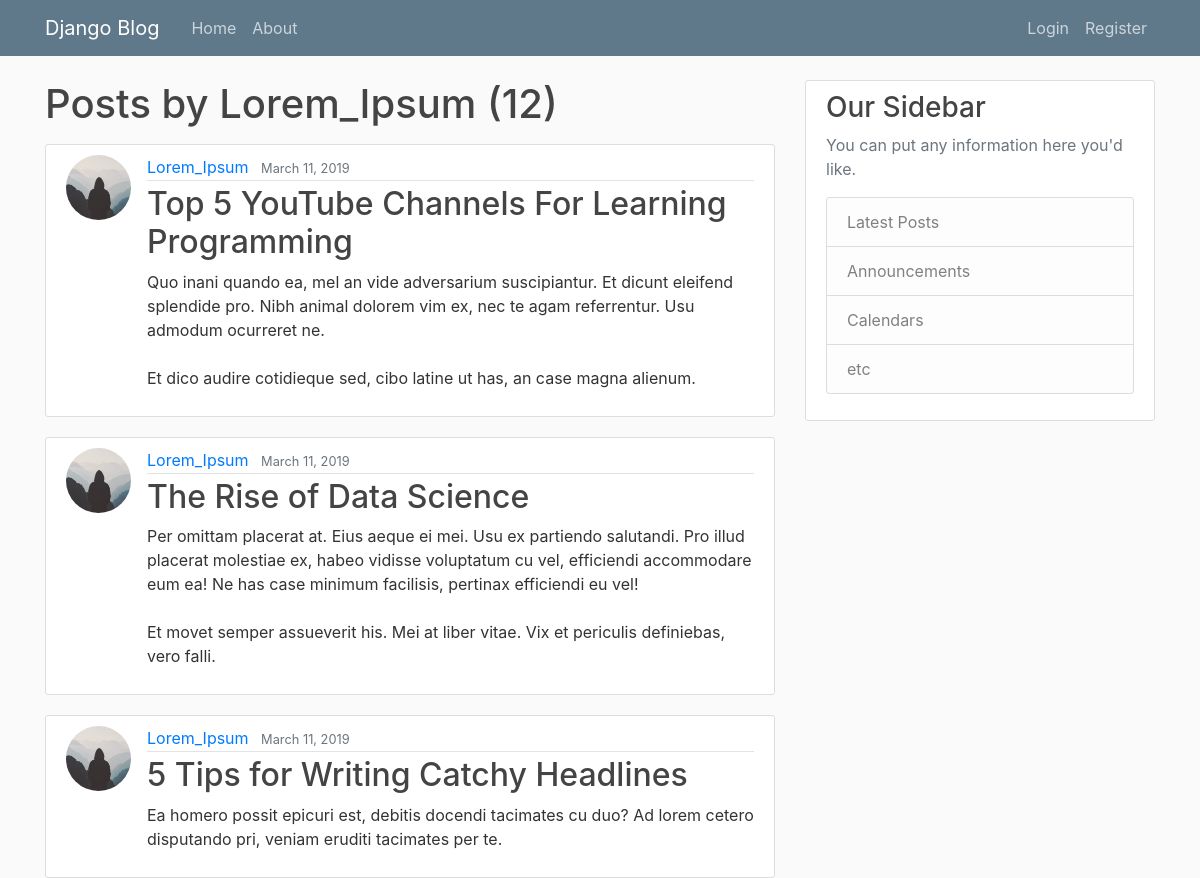
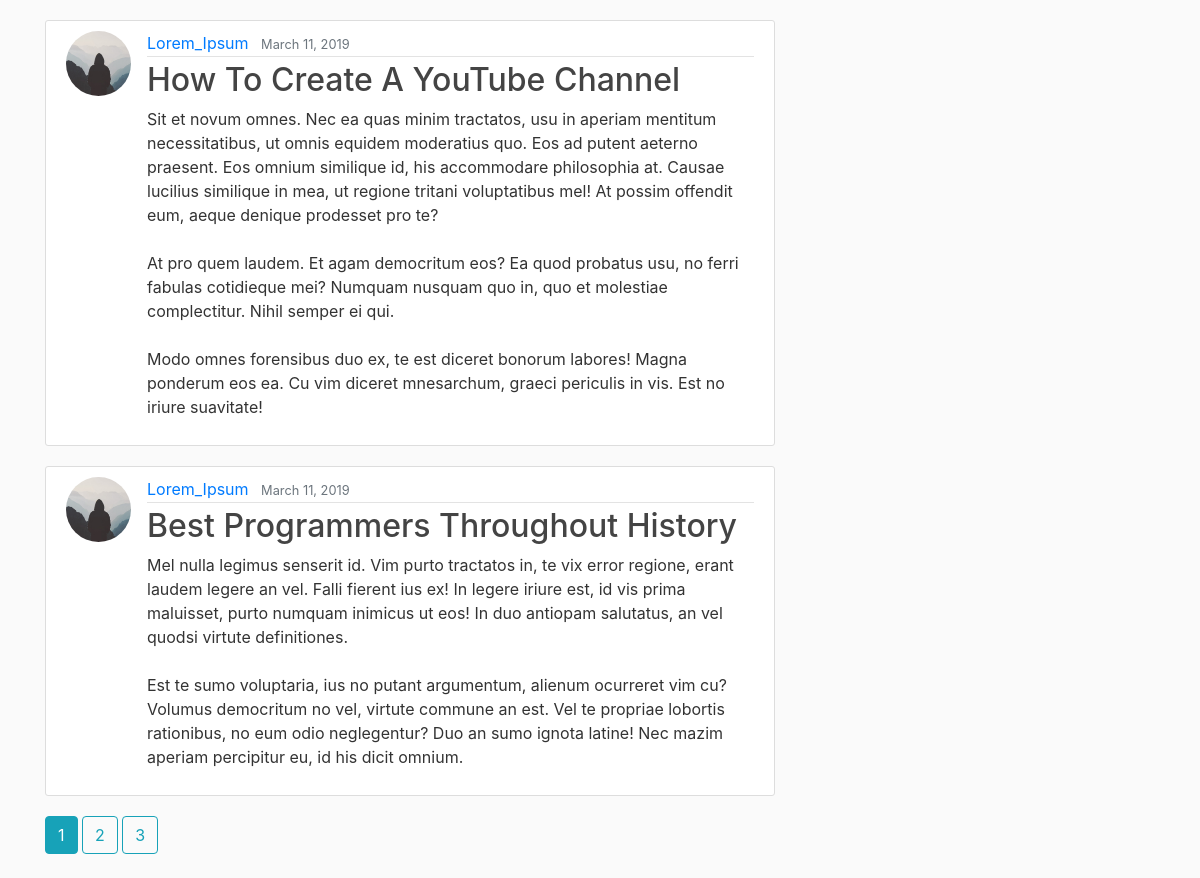
Page /user/Lorem_Ipsum/ on the committed database (2 pictures, top to bottom).
### blog/models.py (models this page shows, shortened)
class Post(models.Model):
    title = models.CharField(max_length=100)
    content = models.TextField()
    date = models.DateTimeField(default=timezone.now) # Use auto_now=True for modifying date every time the post is updated(better for a field like last_modified).auto_now_add=True for seeting immutable date_created field.
    author = models.ForeignKey(User, on_delete= models.CASCADE) # User is the related table. CASCADE=deleting post when user is deleted

### users/models.py (models this page shows, shortened)
class Profile(models.Model):
    user = models.OneToOneField(User, on_delete = models.CASCADE) # this user is the one attached to the profile.
    image = models.ImageField(default = 'default.jpg', upload_to='profile_pics')

### blog/views.py (the view)
# urls.py: path('user/<str:username>/', UserPostListView.as_view(), name='user-posts'),
class UserPostListView(ListView):
    model = Post
    template_name = 'blog/user_posts.html'
    context_object_name = 'posts'
    ordering = ['-date']
    paginate_by = 5
    def get_queryset(self): # To access things stored in URL and use them
        user = get_object_or_404(User, username = self.kwargs['username'])
        return Post.objects.filter(author = user).order_by('-date')

### blog/templates/blog/user_posts.html (shortened to what this page needs)
{% extends 'blog/base.html' %}
{% block content %}
    <h1 class = 'mb-3'>Posts by {{ view.kwargs.username }} ({{ page_obj.paginator.count }})</h1>
    {% for post in posts %}
        <article class="media content-section">
            <img class='rounded-circle article-img' src='{{ post.author.profile.image.url }}'>
            <div class="media-body">
              <div class="article-metadata">
                <a class="mr-2" href="{% url 'user-posts' post.author %}">{{ post.author }}</a>
                <small class="text-muted">{{ post.date|date:"F d, Y" }}</small>
              </div>
              <h2><a class="article-title" href="{% url 'post-detail' post.id %}">{{ post.title }}</a></h2>
              <p class="article-content">{{ post.content }}</p>
            </div>
          </article>
    {% endfor %}
    {% if is_paginated %}
          {% for num in page_obj.paginator.page_range %}
            {% if num == page_obj.number %}
              <a class='btn btn-info mb-4'href='?page={{ num }}'>{{ num}}</a>
            {% elif num > page_obj.number|add:'-3' and num < page_obj.number|add:'3' %}
              <a class='btn btn-outline-info mb-4'href='?page={{ num }}'>{{ num }}</a>
            {% endif %}
          {% endfor %}
    {% endif %}
{% endblock content %}

### blog/templates/blog/base.html (shortened to what this page needs)
{% load static %}
<!DOCTYPE html>
<head>
    <link rel="stylesheet" href="https://stackpath.bootstrapcdn.com/bootstrap/4.3.1/css/bootstrap.min.css">
    <link rel="stylesheet" href=" {% static 'blog/main.css' %}">
</head>
<html>
    <main role="main" class="container">
            <div class="row">
                <div class="col-md-8">
                {% block content %}{% endblock %}
                </div>
                <div class="col-md-4">
                <div class="content-section">
                    <h3>Our Sidebar</h3>
                    <p class='text-muted'>You can put any information here you'd like.
                    <ul class="list-group">
                        <li class="list-group-item list-group-item-light">Latest Posts</li>
                        <li class="list-group-item list-group-item-light">Announcements</li>
                        <li class="list-group-item list-group-item-light">Calendars</li>
                        <li class="list-group-item list-group-item-light">etc</li>
                    </ul>
                    </p>
                </div>
            </div>
        </div>
    </main>
    <body>
            <header class="site-header">
                <nav class="navbar navbar-expand-md navbar-dark bg-steel fixed-top">
                    <div class="container">
                    <a class="navbar-brand mr-4" href="{% url 'blog-home' %}">Django Blog</a>
                        <div class="collapse navbar-collapse" id="navbarToggle">
                            <div class="navbar-nav mr-auto">
                                <a class="nav-item nav-link" href="{% url 'blog-home' %}">Home</a>
                                <a class="nav-item nav-link" href="{% url 'blog-about' %}">About</a>
                            </div>
                            <div class="navbar-nav">
                                {% if user.is_authenticated %}
                                    <a class="nav-item nav-link" href="{% url 'post-new' %}">New Post</a>
                                    <a class="nav-item nav-link" href="{% url 'profile' %}">Profile</a>
                                    <a class="nav-item nav-link" href="{% url 'logout' %}">Logout</a>
                                {% else %}
                                    <a class="nav-item nav-link" href="{% url 'login' %}">Login</a>
                                    <a class="nav-item nav-link" href="{% url 'register' %}">Register</a>
                                {% endif%}
                            </div>
                        </div>
                    </div>
                </nav>
            </header>
    </body>
</html>

### blog/static/blog/main.css (style rules this page uses)
body { background: #fafafa; color: #333333; margin-top: 5rem; }
h1, h2, h3, h4, h5, h6 { color: #444444; }
ul { margin: 0; }
.bg-steel { background-color: #5f788a; }
.site-header .navbar-nav .nav-link { color: #cbd5db; }
.content-section { background: #ffffff; padding: 10px 20px; border: 1px solid #dddddd; border-radius: 3px; margin-bottom: 20px; }
.article-title { color: #444444; }
.article-content { white-space: pre-line; }
.article-img { height: 65px; width: 65px; margin-right: 16px; }
.article-metadata { padding-bottom: 1px; margin-bottom: 4px; border-bottom: 1px solid #e3e3e3 }

### rows in the picture
Post: author.profile.image (placeholder picture), author "Lorem_Ipsum", date "March 11, 2019", title "Top 5 YouTube Channels For Learning Programming", content "Quo inani quando ea, mel an vide adversarium suscipiantur. Et dicunt eleifend splendide pro. Nibh animal dolorem vim ex, nec te agam referrentur. Usu admodum ocurreret ne. Et dico audire cotidieque sed, cibo latine ut has, an case magna alienum."
Post: author.profile.image (placeholder picture), author "Lorem_Ipsum", date "March 11, 2019", title "The Rise of Data Science", content "Per omittam placerat at. Eius aeque ei mei. Usu ex partiendo salutandi. Pro illud placerat molestiae ex, habeo vidisse voluptatum cu vel, efficiendi accommodare eum ea! Ne has case minimum facilisis, pertinax efficiendi eu vel! Et movet semper assueverit his. Mei at liber vitae. Vix et periculis definiebas, vero falli."
Post: author.profile.image (placeholder picture), author "Lorem_Ipsum", date "March 11, 2019", title "5 Tips for Writing Catchy Headlines", content "Ea homero possit epicuri est, debitis docendi tacimates cu duo? Ad lorem cetero disputando pri, veniam eruditi tacimates per te."
Post: author.profile.image (placeholder picture), author "Lorem_Ipsum", date "March 11, 2019", title "How To Create A YouTube Channel", content "Sit et novum omnes. Nec ea quas minim tractatos, usu in aperiam mentitum necessitatibus, ut omnis equidem moderatius quo. Eos ad putent aeterno praesent. Eos omnium similique id, his accommodare philosophia at. Causae lucilius similique in mea, ut regione tritani voluptatibus mel! At possim offendit eum, aeque denique prodesset pro te? At pro quem laudem. Et agam democritum eos? Ea quod probatus usu, no ferri fabulas cotidieque mei? Numquam nusquam quo in, quo et molestiae complectitur. Nihil semper ei qui. Modo omnes forensibus duo ex, te est diceret bonorum labores! Magna ponderum eos ea. Cu vim diceret mnesarchum, graeci periculis in vis. Est no iriure suavitate!"
Post: author.profile.image (placeholder picture), author "Lorem_Ipsum", date "March 11, 2019", title "Best Programmers Throughout History", content "Mel nulla legimus senserit id. Vim purto tractatos in, te vix error regione, erant laudem legere an vel. Falli fierent ius ex! In legere iriure est, id vis prima maluisset, purto numquam inimicus ut eos! In duo antiopam salutatus, an vel quodsi virtute definitiones. Est te sumo voluptaria, ius no putant argumentum, alienum ocurreret vim cu? Volumus democritum no vel, virtute commune an est. Vel te propriae lobortis rationibus, no eum odio neglegentur? Duo an sumo ignota latine! Nec mazim aperiam percipitur eu, id his dicit omnium."

### other values in the picture
{{ view.kwargs.username }} "Lorem_Ipsum"
{{ page_obj.paginator.count }} "12"
{{ num }} "1"
{{ num }} "2" "3"
